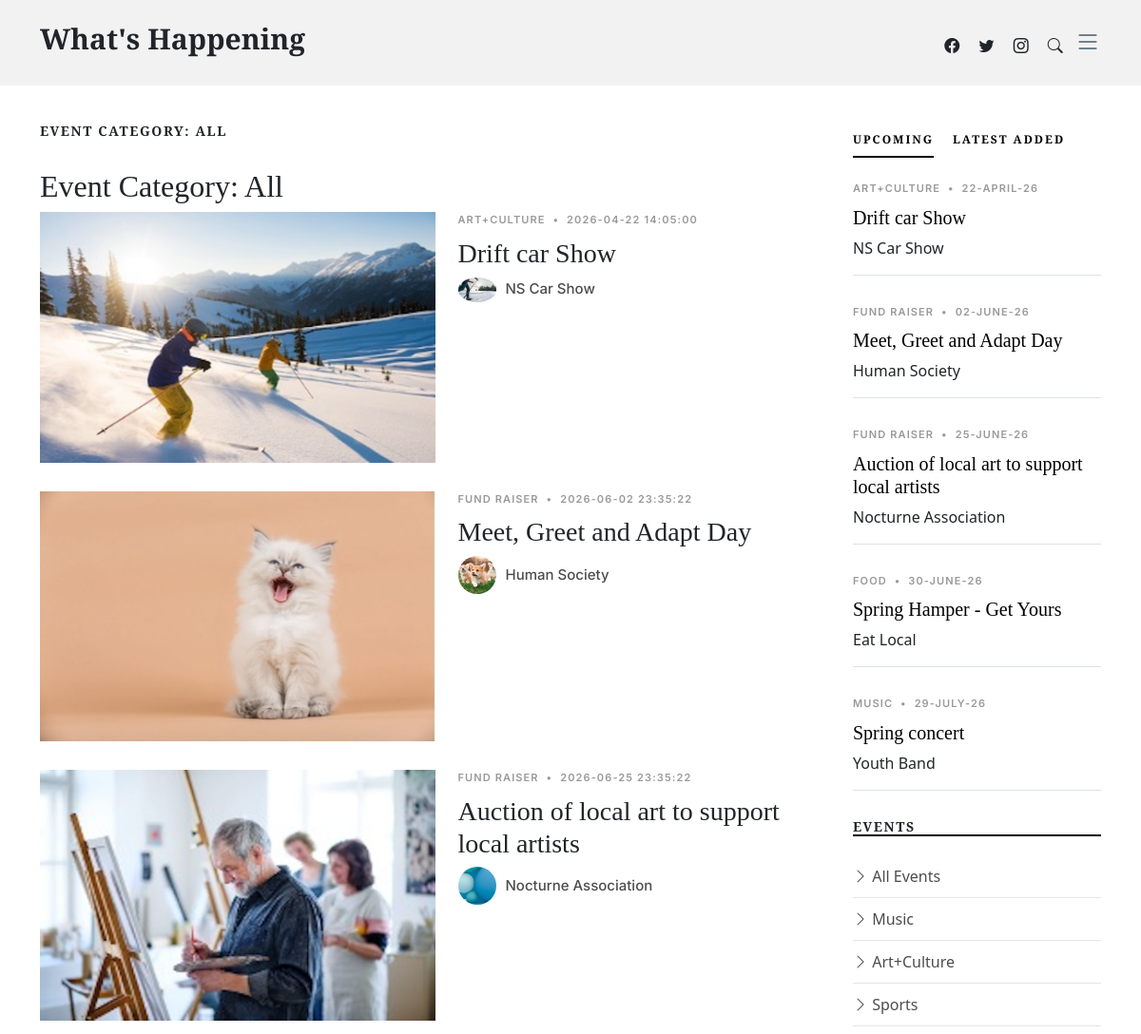
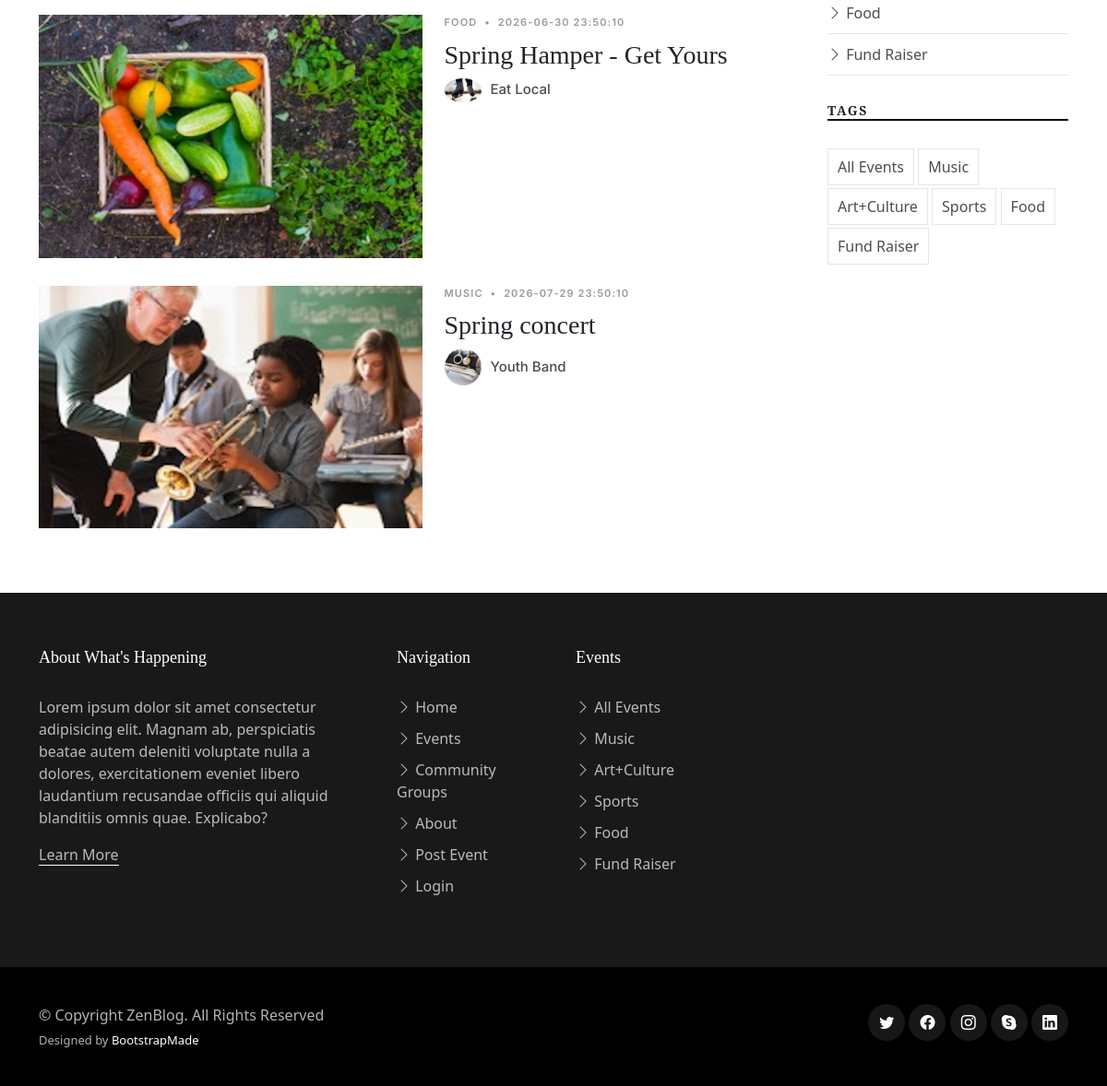
The page /events.php (signed in) on the database its author committed (2 pictures, top to bottom).
### tables this page shows
CREATE TABLE `events` (
  `EventID` int NOT NULL,
  `EventTypeID` int NOT NULL,
  `GroupID` int NOT NULL,
  `EventDate` timestamp NOT NULL DEFAULT CURRENT_TIMESTAMP,
  `SubmitDate` timestamp NOT NULL DEFAULT CURRENT_TIMESTAMP,
  `EventTitle` varchar(100) NOT NULL,
  `EventImage` varchar(50) NOT NULL,
  `EventDesc` text NOT NULL
);

CREATE TABLE `eventtypes` (
  `EventTypeID` int NOT NULL,
  `TypeName` varchar(100) NOT NULL
);

CREATE TABLE `groups` (
  `GroupID` int NOT NULL,
  `GroupName` varchar(100) NOT NULL,
  `GroupImage` varchar(50) NOT NULL,
  `GroupType` varchar(100) NOT NULL,
  `GroupDesc` text NOT NULL,
  `ContactName` varchar(255) NOT NULL,
  `ContactEmail` varchar(255) NOT NULL
);

### events.php (the view, shortened to what this page needs)
<!DOCTYPE html>
<html lang="en">
<head>
  <link href="assets/vendor/bootstrap/css/bootstrap.min.css" rel="stylesheet">
  <link href="assets/vendor/bootstrap-icons/bootstrap-icons.css" rel="stylesheet">
  <link href="assets/vendor/swiper/swiper-bundle.min.css" rel="stylesheet">
  <link href="assets/vendor/glightbox/css/glightbox.min.css" rel="stylesheet">
  <link href="assets/vendor/aos/aos.css" rel="stylesheet">
  <link href="assets/css/variables.css" rel="stylesheet">
  <link href="assets/css/main.css" rel="stylesheet">
</head>
<body>
  <header id="header" class="header d-flex align-items-center fixed-top">
    <div class="container-fluid container-xl d-flex align-items-center justify-content-between">
      <a href="index.php" class="logo d-flex align-items-center">
        <h1>What's Happening</h1>
      </a>
      <div class="position-relative">
        <a href="#" class="mx-2"><span class="bi-facebook"></span></a>
        <a href="#" class="mx-2"><span class="bi-twitter"></span></a>
        <a href="#" class="mx-2"><span class="bi-instagram"></span></a>
        <a href="#" class="mx-2 js-search-open"><span class="bi-search"></span></a>
        <i class="bi bi-list mobile-nav-toggle"></i>
      </div>
    </div>
  </header>
  <main id="main">
    <section>
      <div class="container">
        <div class="row">
          <div class="col-md-9" data-aos="fade-up">
            <h3 class="category-title">Event Category: ALL</h3>
            <?php
            $connect = db_connect();
            $JoinSql = "
            SELECT
                events.*,
                eventtypes.TypeName AS eventType,
                `groups`.GroupName,
                `groups`.GroupImage
            FROM
                events
            LEFT JOIN
                eventtypes ON eventtypes.EventTypeID = events.EventTypeID
            LEFT JOIN
                `groups` ON `groups`.GroupID = events.GroupID
            WHERE
                events.EventDate >= CURDATE()
            ORDER BY
                EventDate ASC;";
            $allData = $connect->query($JoinSql);
            $selectedType = isset($_GET['event_type']) ? urlencode(filter_input(INPUT_GET, 'event_type')): 'all';
            $displayType = $selectedType !== 'all' ? htmlspecialchars($selectedType) : 'All';
            echo "<h2>Event Category: " . $displayType . "</h2>";
            if($allData && $allData->num_rows > 0) {
              while($event = $allData->fetch_assoc()){
                $eventNum = $event["EventID"];
                $eventGroupType = $event["eventType"];
                $eventDate = $event["EventDate"];
                $eventTitle =  $event["EventTitle"];
                $eventImagePath = $event["EventImage"];
                $groupName = $event['GroupName'];
                $groupImage = $event['GroupImage'];
            ?>
                <div class="d-md-flex post-entry-2 half">
                    <a href="single-post.php?event_id=<?php echo $eventNum; ?>" class="me-4 thumbnail">
                        <img src="<?php echo $eventImagePath; ?>" alt="" class="img-fluid">
                    </a>
                    <div>
                        <div class="post-meta"><span class="date"><?php echo $eventGroupType; ?></span> <span class="mx-1">&bullet;</span> <span><?php echo $eventDate; ?></span></div>
                        <h3><a href="single-post.php?event_id=<?php echo $eventNum; ?>"><?php echo $eventTitle; ?></a></h3>
                        <div class="d-flex align-items-center author">
                            <div class="photo"><img src="<?php echo $groupImage; ?>" alt="" class="img-fluid"></div>
                            <div class="name">
                                <h3 class="m-0 p-0"><?php echo $groupName; ?></h3>
                            </div>
                        </div>
                    </div>
                </div>
            <?php
              }
            } else {
              echo "<p>No upcoming events found.</p>";
            }
            ?>
          </div>
          <div class="col-md-3">
             <div class="aside-block">
              <ul class="nav nav-pills custom-tab-nav mb-4" id="pills-tab" role="tablist">
                <li class="nav-item" role="presentation">
                  <button class="nav-link active" id="pills-popular-tab" data-bs-toggle="pill" data-bs-target="#pills-popular" type="button" role="tab" aria-controls="pills-popular" aria-selected="true">Upcoming</button>
                </li>
                <li class="nav-item" role="presentation">
                  <button class="nav-link" id="pills-trending-tab" data-bs-toggle="pill" data-bs-target="#pills-trending" type="button" role="tab" aria-controls="pills-trending" aria-selected="false">Latest Added</button>
                </li>
              </ul>
              <div class="tab-content" id="pills-tabContent">
                <div class="tab-pane fade show active" id="pills-popular" role="tabpanel" aria-labelledby="pills-popular-tab">
                <?php
                  $JoinSql = "SELECT events.*, eventtypes.TypeName AS eventType, `groups`.GroupName
                              FROM events
                              LEFT JOIN eventtypes ON eventtypes.EventTypeID = events.EventTypeID
                              LEFT JOIN `groups` ON `groups`.GroupID = events.GroupID
                              WHERE events.EventDate >= CURDATE()
                              ORDER BY EventDate ASC
                              LIMIT 5;";
                  $allData = $connect->query($JoinSql);
                  if($allData && $allData->num_rows > 0) {
                    while($row = $allData->fetch_assoc()) {
                      $eventTitle =  $row["EventTitle"];
                      $eventDate = $row["EventDate"];
                      $eventNum = $row["EventID"];
                      $formattedDate = date_format(date_create($eventDate), "d-F-y");
                      $eventType = $row["eventType"];
                      $groupType = $row["GroupName"];
                ?>
                      <div class="post-entry-1 border-bottom">
                          <div class="post-meta"><span class="date"><?php echo $eventType; ?></span> <span class="mx-1">&bullet;</span> <span><?php echo $formattedDate; ?></span></div>
                          <h2 class="mb-2"><a href="single-post.php?event_id=<?php echo $eventNum; ?>"><?php echo $eventTitle; ?></a></h2>
                          <span class="author mb-3 d-block"><?php echo $groupType; ?></span>
                      </div>
                <?php
                    }
                  } else {
                    echo "<p>No results</p>";
                  }
                ?>
                </div>
              </div>
            </div>
            <div class="aside-block">
              <h3 class="aside-title">Events</h3>
              <ul class="aside-links list-unstyled">
                <li><a href="events.php"><i class="bi bi-chevron-right"></i> All Events</a></li>
                <li><a href="events.php?event_type=Music"><i class="bi bi-chevron-right"></i> Music</a></li>
                <li><a href="events.php?event_type=Art+Culture"><i class="bi bi-chevron-right"></i> Art+Culture</a></li>
                <li><a href="events.php?event_type=Sports"><i class="bi bi-chevron-right"></i> Sports</a></li>
                <li><a href="events.php?event_type=Food"><i class="bi bi-chevron-right"></i> Food</a></li>
                <li><a href="events.php?event_type=Fund Raiser"><i class="bi bi-chevron-right"></i> Fund Raiser</a></li>
              </ul>
            </div>
            <div class="aside-block">
              <h3 class="aside-title">Tags</h3>
              <ul class="aside-tags list-unstyled">
                <li><a href="events.php">All Events</a></li>
                <li><a href="events.php?event_type=Music">Music</a></li>
                <li><a href="events.php?event_type=Art+Culture">Art+Culture</a></li>
                <li><a href="events.php?event_type=Sports">Sports</a></li>
                <li><a href="events.php?event_type=Food">Food</a></li>
                <li><a href="events.php?event_type=Fund Raiser">Fund Raiser</a></li>
              </ul>
            </div>
          </div>
        </div>
      </div>
    </section>
  </main>
    <footer id="footer" class="footer">
    <div class="footer-content">
      <div class="container">
        <div class="row g-5">
          <div class="col-lg-4">
            <h3 class="footer-heading">About What's Happening</h3>
            <p>Lorem ipsum dolor sit amet consectetur adipisicing elit. Magnam ab, perspiciatis beatae autem deleniti voluptate nulla a dolores, exercitationem eveniet libero laudantium recusandae officiis qui aliquid blanditiis omnis quae. Explicabo?</p>
            <p><a href="about.php" class="footer-link-more">Learn More</a></p>
          </div>
          <div class="col-6 col-lg-2">
            <h3 class="footer-heading">Navigation</h3>
            <ul class="footer-links list-unstyled">
              <li><a href="index.php"><i class="bi bi-chevron-right"></i> Home</a></li>
              <li><a href="events.php"><i class="bi bi-chevron-right"></i> Events</a></li>
              <li><a href="groups.php"><i class="bi bi-chevron-right"></i> Community Groups</a></li>
              <li><a href="about.php"><i class="bi bi-chevron-right"></i> About</a></li>
               <li><a href="post.php"><i class="bi bi-chevron-right"></i> Post Event</a></li>
              <li><a href="login.php"><i class="bi bi-chevron-right"></i> Login</a></li>
            </ul>
          </div>
          <div class="col-6 col-lg-2">
            <h3 class="footer-heading">Events</h3>
            <ul class="footer-links list-unstyled">
              <li><a href="events.php"><i class="bi bi-chevron-right"></i> All Events</a></li>
              <li><a href="events.php?event_type=Music"><i class="bi bi-chevron-right"></i> Music</a></li>
              <li><a href="events.php?event_type=Art+Culture"><i class="bi bi-chevron-right"></i> Art+Culture</a></li>
              <li><a href="events.php?event_type=Sports"><i class="bi bi-chevron-right"></i> Sports</a></li>
              <li><a href="events.php?event_type=Food"><i class="bi bi-chevron-right"></i> Food</a></li>
              <li><a href="events.php?event_type=Fund Raiser"><i class="bi bi-chevron-right"></i> Fund Raiser</a></li>
            </ul>
          </div>
        </div>
      </div>
    </div>
    <div class="footer-legal">
      <div class="container">
        <div class="row justify-content-between">
          <div class="col-md-6 text-center text-md-start mb-3 mb-md-0">
            <div class="copyright">
              © Copyright <strong><span>ZenBlog</span></strong>. All Rights Reserved
            </div>
            <div class="credits">
              Designed by <a href="https://bootstrapmade.com/">BootstrapMade</a>
            </div>
          </div>
          <div class="col-md-6">
            <div class="social-links mb-3 mb-lg-0 text-center text-md-end">
              <a href="#" class="twitter"><i class="bi bi-twitter"></i></a>
              <a href="#" class="facebook"><i class="bi bi-facebook"></i></a>
              <a href="#" class="instagram"><i class="bi bi-instagram"></i></a>
              <a href="#" class="google-plus"><i class="bi bi-skype"></i></a>
              <a href="#" class="linkedin"><i class="bi bi-linkedin"></i></a>
            </div>
          </div>
        </div>
      </div>
    </div>
  </footer>
</body>
</html>

### assets/css/variables.css (style rules this page uses)
:root { --font-default: 'EB Garamond', system-ui, -apple-system, "Segoe UI", Roboto, "Helvetica Neue", Arial, "Noto Sans", "Liberation Sans", sans-serif, "Apple Color Emoji", "Segoe UI Emoji", "Segoe UI Symbol", "Noto Color Emoji"; --font-primary: 'EB Garamond', serif; --font-secondary: 'Inter', sans-serif; --color-default: #212529; --color-default-rgb: 33, 37, 41; --color-links: #212529; --color-links-hover: #15171a; --color-primary: #212529; --color-primary-light: #26282c; --color-primary-dark: #0b0c0e; --color-primary-rgb: 33, 37, 41; --color-primary-light-rgb: 38, 40, 44; --color-primary-dark-rgb: 11, 12, 14; --color-secondary: #596d80; --color-secondary-light: #8498aa; --color-secondary-dark: #404f5c; --color-secondary-rgb: 89, 109, 128; --color-secondary-light-rgb: 132, 152, 170; --color-secondary-dark-rgb: 64, 79, 92; --color-blue: #0d6efd; --color-blue-rgb: 13, 110, 253; --color-indigo: #6610f2; --color-indigo-rgb: 102, 16, 242; --color-purple: #6f42c1; --color-purple-rgb: 111, 66, 193; --color-pink: #f3268c; --color-pink-rgb: 243, 38, 140; --color-red: #df1529; --color-red-rgb: 223, 21, 4; --color-orange: #fd7e14; --color-orange-rgb: 253, 126, 20; --color-yellow: #ffc107; --color-yellow-rgb: 255, 193, 7; --color-green: #059652; --color-green-rgb: 5, 150, 82; --color-teal: #20c997; --color-teal-rgb: 32, 201, 151; --color-cyan: #0dcaf0; --color-cyan-rgb: 13, 202, 240; --color-white: #ffffff; --color-white-rgb: 255, 255, 255; --color-gray: #6c757d; --color-gray-rgb: 108, 117, 125; --color-black: #000000; --color-black-rgb: 0, 0, 0; }
:root { --bs-blue: var(--color-blue); --bs-indigo: var(--color-indigo); --bs-purple: var(--color-purple); --bs-pink: var(--color-pink); --bs-red: var(--color-red); --bs-orange: var(--color-orange); --bs-yellow: var(--color-yellow); --bs-green: var(--color-green); --bs-teal: var(--color-teal); --bs-cyan: var(--color-cyan); --bs-white: var(--color-white); --bs-gray: var(--color-gray); --bs-gray-dark: #343a40; --bs-gray-100: #f8f9fa; --bs-gray-200: #e9ecef; --bs-gray-300: #dee2e6; --bs-gray-400: #ced4da; --bs-gray-500: #adb5bd; --bs-gray-600: #6c757d; --bs-gray-700: #495057; --bs-gray-800: #343a40; --bs-gray-900: #212529; --bs-primary: var(--color-blue); --bs-secondary: var(--color-blue); --bs-success: #198754; --bs-info: #0dcaf0; --bs-warning: #ffc107; --bs-danger: #dc3545; --bs-light: #f8f9fa; --bs-dark: #212529; --bs-primary-rgb: var(--color-primary-rgb); --bs-secondary-rgb: var(--color-secondary-rgb); --bs-success-rgb: 25, 135, 84; --bs-info-rgb: 13, 202, 240; --bs-warning-rgb: 255, 193, 7; --bs-danger-rgb: 220, 53, 69; --bs-light-rgb: 248, 249, 250; --bs-dark-rgb: 33, 37, 41; --bs-white-rgb: var(--color-white-rgb); --bs-black-rgb: var(--color-black-rgb); --bs-body-color-rgb: var(--color-default-rgb); --bs-body-bg-rgb: 255, 255, 255; --bs-font-sans-serif: var(--font-default); --bs-font-monospace: SFMono-Regular, Menlo, Monaco, Consolas, "Liberation Mono", "Courier New", monospace; --bs-gradient: linear-gradient(180deg, rgba(255, 255, 255, 0.15), rgba(255, 255, 255, 0)); --bs-body-font-family: var(--font-default); --bs-body-font-size: 1rem; --bs-body-font-weight: 400; --bs-body-line-height: 1.5; --bs-body-color: var(--color-default); --bs-body-bg: #fff; }

### rows shown on the page
events: EventImage (picture), EventTypeID.TypeName "ART+CULTURE", EventDate "2026-04-22 14:05:00", EventTitle "Drift car Show", GroupID.GroupImage (picture), GroupID.GroupName "NS Car Show", EventDate "22-APRIL-26"
events: EventImage (picture), EventTypeID.TypeName "FUND RAISER", EventDate "2026-06-02 23:35:22", EventTitle "Meet, Greet and Adapt Day", GroupID.GroupImage (picture), GroupID.GroupName "Human Society", EventDate "02-JUNE-26"
events: EventImage (picture), EventTypeID.TypeName "FUND RAISER", EventDate "2026-06-25 23:35:22", EventTitle "Auction of local art to support local artists", GroupID.GroupImage (picture), GroupID.GroupName "Nocturne Association", EventDate "25-JUNE-26"
events: EventImage (picture), EventTypeID.TypeName "FOOD", EventDate "2026-06-30 23:50:10", EventTitle "Spring Hamper - Get Yours", GroupID.GroupImage (picture), GroupID.GroupName "Eat Local", EventDate "30-JUNE-26"
events: EventImage (picture), EventTypeID.TypeName "MUSIC", EventDate "2026-07-29 23:50:10", EventTitle "Spring concert", GroupID.GroupImage (picture), GroupID.GroupName "Youth Band", EventDate "29-JULY-26"

### other values the page prints
$displayType "All"
